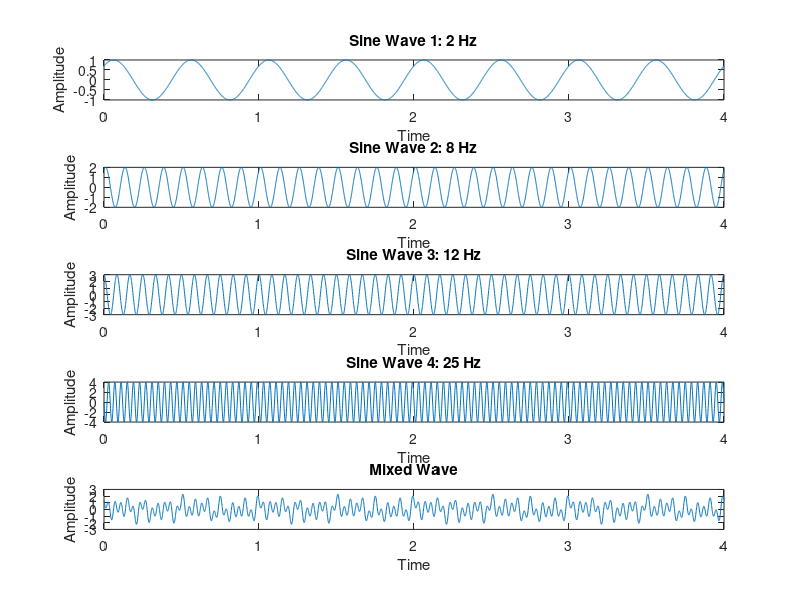
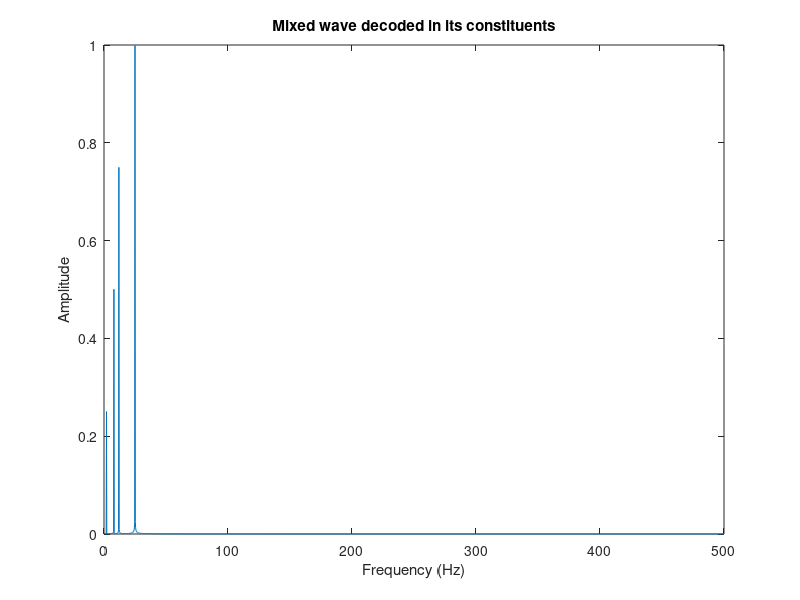
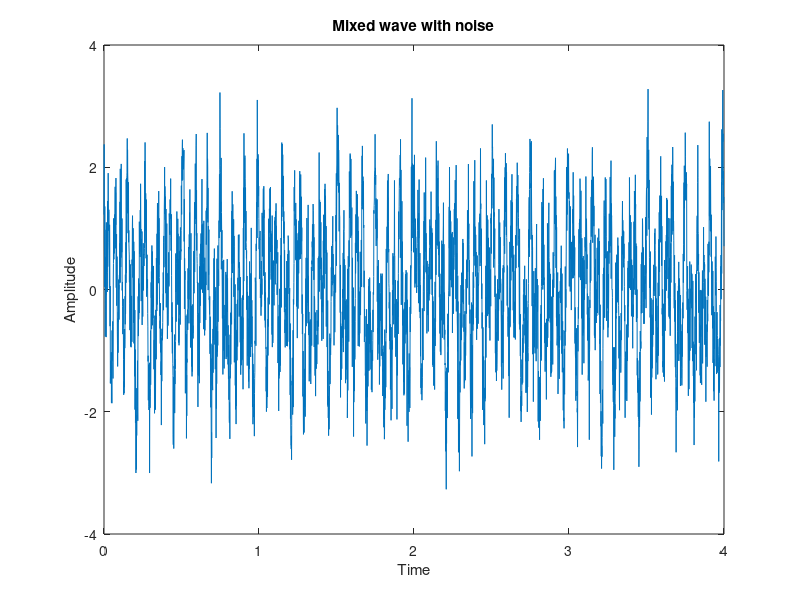
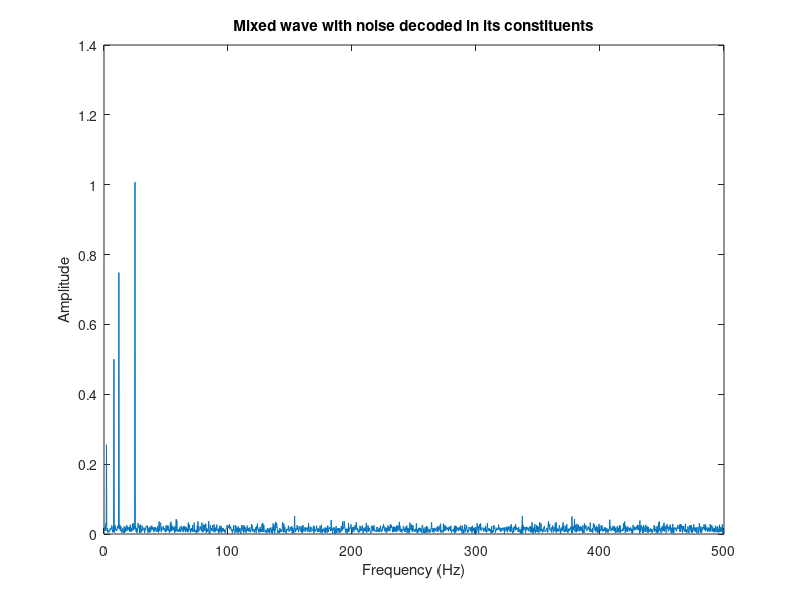

Write the MATLAB code that produced these figures, in order.
% Question 2

% step size
dt = 1 / 1000;

% time vector with step size
time = (0:dt:4);

% below we create 4 waves with frequencies 2, 8, 12, 25 Hz
freq1 = 2;
sine_wave1 = 1 * sin(2 * pi * freq1 * time + pi / 4);

freq2 = 8;
sine_wave2 = 2 * sin(2 * pi * freq2 * time + pi / 3);

freq3 = 12;
sine_wave3 = 3 * sin(2 * pi * freq3 * time + pi / 2);

freq4 = 25;
sine_wave4 = 4 * sin(2 * pi * freq4 * time + pi);

% average all the waves to create a new wave
mixed_wave = (sine_wave1 + sine_wave2 + sine_wave3 + sine_wave4) / 4;

% plot a 5*1 figure
figure(1);
subplot(5, 1, 1);
plot(time, sine_wave1);
title('Sine Wave 1: 2 Hz');
xlabel('Time');
ylabel('Amplitude');

subplot(5, 1, 2);
plot(time, sine_wave2);
title('Sine Wave 2: 8 Hz');
xlabel('Time');
ylabel('Amplitude');

subplot(5, 1, 3);
plot(time, sine_wave3);
title('Sine Wave 3: 12 Hz');
xlabel('Time');
ylabel('Amplitude');

subplot(5, 1, 4);
plot(time, sine_wave4);
title('Sine Wave 4: 25 Hz');
xlabel('Time');
ylabel('Amplitude');

subplot(5, 1, 5);
plot(time, mixed_wave);
title('Mixed Wave');
xlabel('Time');
ylabel('Amplitude');

% run the mixed wave through fast fourier transform
fft_transform = fft(mixed_wave);

% calculate the length of the signal, used to normalize
length_of_signal = length(mixed_wave);

% normalize the fft output with the length of the signal and
% extract the real part of complex numbers by using abs() function
first_half = abs(fft_transform / length_of_signal);

% since the first_half variable contains symmetric data we can
% select only first half of the data to focus on positive frequencies
first_half = first_half(1:length_of_signal/2 + 1);

% multiply by 2 to compensate for the loss of data in the above step
% ignore first and last elements
first_half(2:end-1) = 2*first_half(2:end-1);

% Create a frequency vector for a signal based on its length
frequency_vector = 1000*(0:(length_of_signal / 2)) / length_of_signal;

% plot the figure
figure(2);
plot(frequency_vector,first_half);
title('Mixed wave decoded in its constituents')
xlabel('Frequency (Hz)');
ylabel('Amplitude');

% Question 3: Add random white noise and then recover

% choose a random noise amplitude
noise_amplitude = 0.5;

% Create the mixed wave with added noise
noise = noise_amplitude * randn(size(mixed_wave));
mixed_wave_with_noise = mixed_wave + noise;

% plot the figure
figure(3);
plot(time, mixed_wave_with_noise);
title('Mixed wave with noise');
xlabel('Time');
ylabel('Amplitude');

fft_transform_with_noise = fft(mixed_wave_with_noise);

first_half_with_noise = abs(fft_transform_with_noise / length_of_signal);
first_half_with_noise = first_half_with_noise(1:length_of_signal/2 + 1);
first_half_with_noise(2:end-1) = 2*first_half_with_noise(2:end-1);

figure(4);
plot(frequency_vector, first_half_with_noise);
title('Mixed wave with noise decoded in its constituents');
xlabel('Frequency (Hz)');
ylabel('Amplitude');

